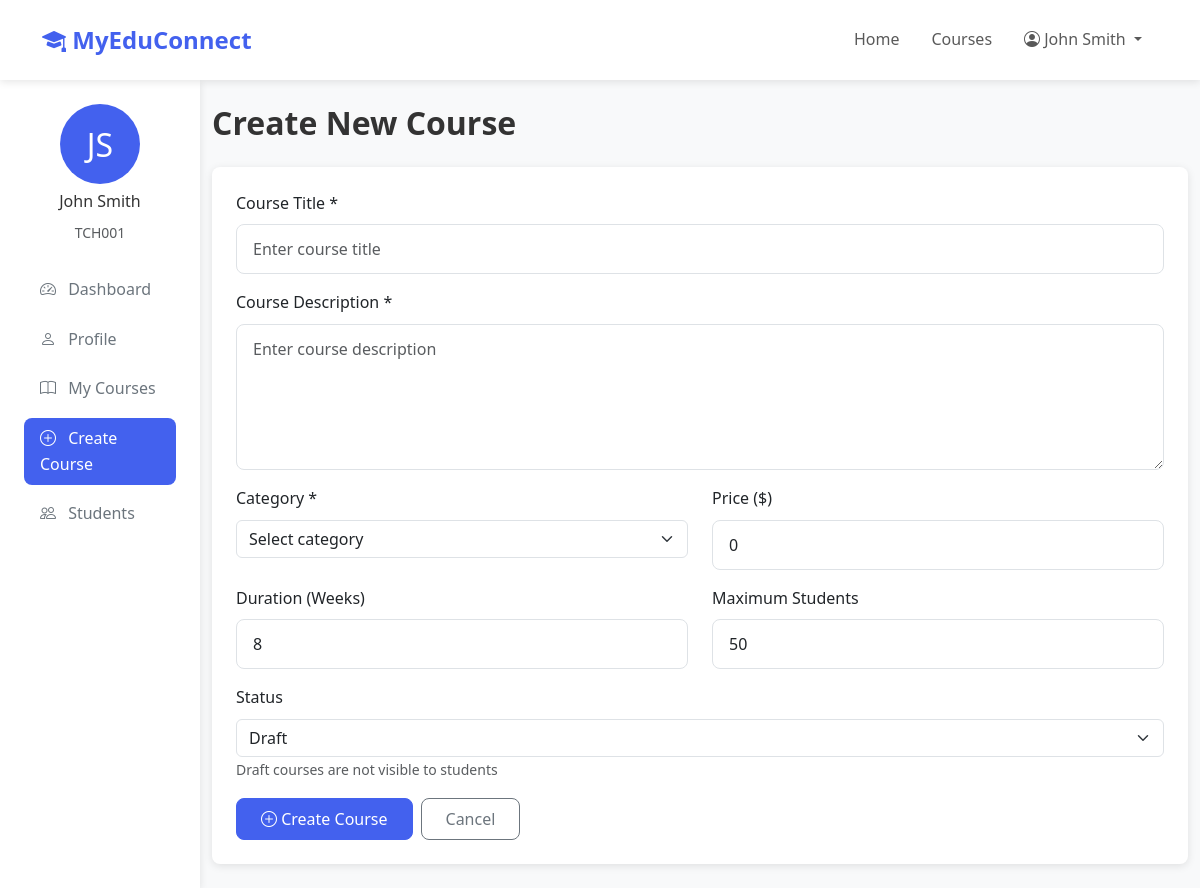
/teacher/create-course.php (signed in), run on the app's committed database.
### tables this page shows
CREATE TABLE teachers (
    teacher_id INT AUTO_INCREMENT PRIMARY KEY,
    user_id INT UNIQUE NOT NULL,
    teacher_id_number VARCHAR(50) UNIQUE NOT NULL,
    department VARCHAR(100),
    specialization VARCHAR(255),
    qualification VARCHAR(255),
    hire_date DATE,
    salary DECIMAL(10, 2),
    bio TEXT,
    FOREIGN KEY (user_id) REFERENCES users(user_id) ON DELETE CASCADE,
    INDEX idx_teacher_id_number (teacher_id_number),
    INDEX idx_department (department)
);

CREATE TABLE users (
    user_id INT AUTO_INCREMENT PRIMARY KEY,
    email VARCHAR(255) UNIQUE NOT NULL,
    password VARCHAR(255) NOT NULL,
    first_name VARCHAR(100) NOT NULL,
    last_name VARCHAR(100) NOT NULL,
    phone VARCHAR(20),
    address TEXT,
    profile_picture VARCHAR(255),
    role ENUM('student', 'teacher', 'admin') NOT NULL,
    status ENUM('active', 'inactive', 'suspended') DEFAULT 'active',
    created_at TIMESTAMP DEFAULT CURRENT_TIMESTAMP,
    updated_at TIMESTAMP DEFAULT CURRENT_TIMESTAMP ON UPDATE CURRENT_TIMESTAMP,
    last_login TIMESTAMP NULL,
    INDEX idx_email (email),
    INDEX idx_role (role),
    INDEX idx_status (status)
);

### config/database.php (called while the page is built, shortened)
<?php
class Database {
    private static $instance = null;
    private $connection;
    private function __construct() {
        try {
            $dsn = "mysql:host=" . DB_HOST . ";dbname=" . DB_NAME . ";charset=" . DB_CHARSET;
            $options = [
                PDO::ATTR_ERRMODE => PDO::ERRMODE_EXCEPTION,
                PDO::ATTR_DEFAULT_FETCH_MODE => PDO::FETCH_ASSOC,
                PDO::ATTR_EMULATE_PREPARES => false,
                PDO::ATTR_PERSISTENT => false
            ];
            $this->connection = new PDO($dsn, DB_USER, DB_PASS, $options);
        } catch (PDOException $e) {
            die("Database Connection Failed: " . $e->getMessage());
        }
    }
    public static function getInstance() {
        if (self::$instance === null) {
            self::$instance = new self();
        }
        return self::$instance;
    }
    public function getConnection() {
        return $this->connection;
    }
}
function dbSelectOne($query, $params = []) {
    $db = Database::getInstance()->getConnection();
    $stmt = $db->prepare($query);
    $stmt->execute($params);
    return $stmt->fetch();
}

### includes/functions.php (called while the page is built, shortened)
<?php
require_once __DIR__ . '/../config/database.php';
function getTeacherByUserId($userId) {
    $query = "SELECT t.*, u.* FROM teachers t JOIN users u ON t.user_id = u.user_id WHERE t.user_id = ?";
    return dbSelectOne($query, [$userId]);
}

### teacher/create-course.php (the view, shortened to what this page needs)
<?php
require_once '../includes/functions.php';
$teacher = getTeacherByUserId(getCurrentUserId());
?>
<!DOCTYPE html>
<html lang="en">
<head>
    <link href="https://cdn.jsdelivr.net/npm/bootstrap@5.3.0/dist/css/bootstrap.min.css" rel="stylesheet">
    <link href="https://cdn.jsdelivr.net/npm/bootstrap-icons@1.10.0/font/bootstrap-icons.css" rel="stylesheet">
    <link href="<?php echo APP_URL; ?>/assets/css/style.css" rel="stylesheet">
</head>
<body>
    <nav class="navbar navbar-expand-lg navbar-light bg-white sticky-top">
        <div class="container">
            <a class="navbar-brand" href="<?php echo APP_URL; ?>">
                <i class="bi bi-mortarboard-fill"></i> <?php echo APP_NAME; ?>
            </a>
            <div class="collapse navbar-collapse" id="navbarNav">
                <ul class="navbar-nav ms-auto">
                    <li class="nav-item">
                        <a class="nav-link" href="<?php echo APP_URL; ?>">Home</a>
                    </li>
                    <li class="nav-item">
                        <a class="nav-link" href="<?php echo APP_URL; ?>/courses.php">Courses</a>
                    </li>
                    <li class="nav-item dropdown">
                        <a class="nav-link dropdown-toggle" href="#" id="navbarDropdown" role="button" data-bs-toggle="dropdown">
                            <i class="bi bi-person-circle"></i> <?php echo htmlspecialchars($_SESSION['user_name']); ?>
                        </a>
                    </li>
                </ul>
            </div>
        </div>
    </nav>
    <div class="container-fluid">
        <div class="row">
            <div class="col-md-3 col-lg-2 sidebar">
                <div class="mb-4">
                    <div class="text-center mb-3">
                        <div style="width: 80px; height: 80px; background: var(--primary-color); border-radius: 50%; margin: 0 auto; display: flex; align-items: center; justify-content: center; color: white; font-size: 2rem;">
                            <?php echo strtoupper(substr($teacher['first_name'], 0, 1)) . strtoupper(substr($teacher['last_name'], 0, 1)); ?>
                        </div>
                        <h6 class="mt-2"><?php echo htmlspecialchars($teacher['first_name'] . ' ' . $teacher['last_name']); ?></h6>
                        <small class="text-muted"><?php echo htmlspecialchars($teacher['teacher_id_number']); ?></small>
                    </div>
                </div>
                <nav class="nav flex-column">
                    <a class="nav-link" href="dashboard.php">
                        <i class="bi bi-speedometer2"></i> Dashboard
                    </a>
                    <a class="nav-link" href="profile.php">
                        <i class="bi bi-person"></i> Profile
                    </a>
                    <a class="nav-link" href="courses.php">
                        <i class="bi bi-book"></i> My Courses
                    </a>
                    <a class="nav-link active" href="create-course.php">
                        <i class="bi bi-plus-circle"></i> Create Course
                    </a>
                    <a class="nav-link" href="students.php">
                        <i class="bi bi-people"></i> Students
                    </a>
                </nav>
            </div>
            <div class="col-md-9 col-lg-10 py-4">
                <h2 class="fw-bold mb-4">Create New Course</h2>
                <div class="card">
                    <div class="card-body">
                        <form method="POST" action="">
                            <div class="mb-3">
                                <label for="title" class="form-label">Course Title *</label>
                                <input type="text" class="form-control" id="title" name="title" required
                                       placeholder="Enter course title" value="<?php echo htmlspecialchars($_POST['title'] ?? ''); ?>">
                            </div>
                            <div class="mb-3">
                                <label for="description" class="form-label">Course Description *</label>
                                <textarea class="form-control" id="description" name="description" rows="5" required
                                          placeholder="Enter course description"><?php echo htmlspecialchars($_POST['description'] ?? ''); ?></textarea>
                            </div>
                            <div class="row">
                                <div class="col-md-6 mb-3">
                                    <label for="category" class="form-label">Category *</label>
                                    <select class="form-select" id="category" name="category" required>
                                        <option value="">Select category</option>
                                    </select>
                                </div>
                                <div class="col-md-6 mb-3">
                                    <label for="price" class="form-label">Price ($)</label>
                                    <input type="number" class="form-control" id="price" name="price" step="0.01" min="0"
                                           value="<?php echo htmlspecialchars($_POST['price'] ?? '0'); ?>">
                                </div>
                            </div>
                            <div class="row">
                                <div class="col-md-6 mb-3">
                                    <label for="duration_weeks" class="form-label">Duration (Weeks)</label>
                                    <input type="number" class="form-control" id="duration_weeks" name="duration_weeks" min="1" max="52"
                                           value="<?php echo htmlspecialchars($_POST['duration_weeks'] ?? '8'); ?>">
                                </div>
                                <div class="col-md-6 mb-3">
                                    <label for="max_students" class="form-label">Maximum Students</label>
                                    <input type="number" class="form-control" id="max_students" name="max_students" min="1" max="500"
                                           value="<?php echo htmlspecialchars($_POST['max_students'] ?? '50'); ?>">
                                </div>
                            </div>
                            <div class="mb-3">
                                <label for="status" class="form-label">Status</label>
                                <select class="form-select" id="status" name="status">
                                    <option value="draft" <?php echo ($_POST['status'] ?? '') === 'draft' ? 'selected' : ''; ?>>Draft</option>
                                </select>
                                <small class="text-muted">Draft courses are not visible to students</small>
                            </div>
                            <div class="d-flex gap-2">
                                <button type="submit" class="btn btn-primary">
                                    <i class="bi bi-plus-circle"></i> Create Course
                                </button>
                                <a href="courses.php" class="btn btn-outline-secondary">Cancel</a>
                            </div>
                        </form>
                    </div>
                </div>
            </div>
        </div>
    </div>
</body>
</html>

### assets/css/style.css (style rules this page uses)
:root { --primary-color: #4361ee; --secondary-color: #3f37c9; --success-color: #4cc9f0; --danger-color: #f72585; --warning-color: #f8961e; --info-color: #4cc9f0; --light-color: #f8f9fa; --dark-color: #212529; --gray-color: #6c757d; --border-radius: 8px; --box-shadow: 0 2px 8px rgba(0, 0, 0, 0.1); --transition: all 0.3s ease; }
body { font-family: 'Segoe UI', Tahoma, Geneva, Verdana, sans-serif; line-height: 1.6; color: #333; background-color: #f8f9fa; }
a { color: var(--primary-color); text-decoration: none; transition: var(--transition); }
.navbar { box-shadow: var(--box-shadow); padding: 1rem 0; }
.navbar-brand { font-weight: 700; font-size: 1.5rem; color: var(--primary-color) !important; }
.nav-link { font-weight: 500; padding: 0.5rem 1rem !important; border-radius: var(--border-radius); }
.card { border: none; border-radius: var(--border-radius); box-shadow: var(--box-shadow); transition: var(--transition); overflow: hidden; }
.card-body { padding: 1.5rem; }
.btn { border-radius: var(--border-radius); padding: 0.5rem 1.5rem; font-weight: 500; transition: var(--transition); }
.btn-primary { background-color: var(--primary-color); border-color: var(--primary-color); }
.form-control { border-radius: var(--border-radius); border: 1px solid #dee2e6; padding: 0.75rem 1rem; transition: var(--transition); }
.form-label { font-weight: 500; margin-bottom: 0.5rem; }
.sidebar { background-color: white; box-shadow: var(--box-shadow); min-height: calc(100vh - 56px); padding: 1.5rem; }
.sidebar .nav-link { color: var(--gray-color); padding: 0.75rem 1rem; margin-bottom: 0.5rem; border-radius: var(--border-radius); }
.sidebar .nav-link:hover, .sidebar .nav-link.active { background-color: var(--primary-color); color: white; }
.sidebar .nav-link i { margin-right: 0.5rem; }

### data on the page
teachers: user.first_name "J", user.last_name "S", user.last_name "John Smith", teacher_id_number "TCH001"

### other printed values
APP_NAME "MyEduConnect"
$_SESSION['user_name'] "John Smith"
